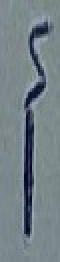
#> input picture data_arabic/01/1_0.jpg, 30 x 131 px (shown 2 times larger); its folder holds only this picture in this run
$ python data_processing.py
#> lines starting #> are read from the running program, lines starting #| are printed output that depends on the picture; after the words box and inside, x2 and y2 are one past the last pixel; in counts of white or black regions, pixels touching at a corner belong together
### getting_data_to_csv.py
from os import listdir, mkdir
from os.path import isdir, join, isfile, splitext
import re
import os
import cv2
import csv
import numpy as np
import pandas as pd
import time

file_data = 'pathes and classes name.csv'
image_size = 64
data_in = 'data_arabic'

#this function to return only the files with (jpg , jpeg , png , bmp ) extensions
def image_files_in_folder(folder):
        return [os.path.join(folder, f) for f in os.listdir(folder) if
                re.match(r'.*\.(jpg|jpeg|png|bmp)', f, flags=re.I)]

def gen_bana_data(data_input ,data_output):

#getting all the folders which exist in this path
#> called with data_input = 'data_arabic', data_output = 'pathes_and_classes_name.csv'
    for x in listdir(data_input):
        join(data_input, x)
#> pass 2 of the loop in gen_bana_data, `for x in listdir(data_input):`:

#open an csv file and writing the names of folders to it
    with open(data_output, 'w', newline='') as file1:
        writer = csv.writer(file1)
        writer.writerow(["Name_of_dir", "path_of_image"])
        for sub_dir in listdir(data_input):
            a = join(data_input, sub_dir)  #merging every path with its root
            if not isdir(join(data_input, sub_dir)): #checking of path validation
                continue
            name_of_dir = sub_dir
            for img_path in image_files_in_folder(join(data_input, sub_dir)):
                writer.writerow(['b'+str(name_of_dir), img_path]) #writing the name of folder and its path to csv file
                image = cv2.imread(img_path)
#> image is the input picture: shape (131, 30, 3); mean B, G, R 134.6, 128.2, 115.8
                if image is None: #checking of images
                    print("Error")
                    continue
#> pass 2 of the loop in gen_bana_data, `for sub_dir in listdir(data_input):`:
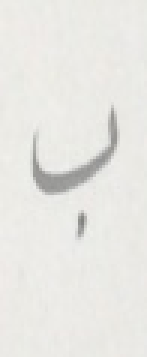
#> input picture data_arabic/02/13304.jpg, 49 x 119 px (shown 3 times larger)
#> in gen_bana_data, image is the input picture: shape (119, 49, 3); mean B, G, R 227.1, 231.3, 232.1
    print("step(gen_bana_data) is -[done]")


# [2 lines that do not run on import are left out]

### data_processing.py
# -*- coding: utf-8 -*-
from getting_data_to_csv import gen_bana_data
import os
import cv2
import csv
import numpy as np
import pandas as pd
import time

file_data = 'pathes_and_classes_name.csv'
image_size = 64
data_in = 'data_arabic'


def load_image_porc(img=None):
#> called with img = 'data_arabic/01/1_0.jpg'
    img = cv2.imread(img)
    gray = cv2.cvtColor(img, cv2.COLOR_BGR2GRAY)
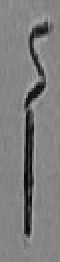
#> gray: shape (131, 30) (shown 2 times larger); min 6, max 176, mean 125.2
    img = cv2.medianBlur(gray,5)
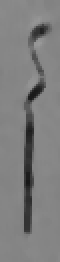
#> img: shape (131, 30) (shown 2 times larger); min 23, max 153, mean 126
    th3 = cv2.adaptiveThreshold(gray,255,cv2.ADAPTIVE_THRESH_GAUSSIAN_C,cv2.THRESH_BINARY,11,5)
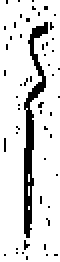
#> th3: shape (131, 30) (shown 2 times larger); 86.7% white; 54 black regions (53 under 20 px), largest, box (x1, y1, x2, y2) and area: (12, 11, 24, 119) 402
    conv = cv2.resize(th3, (image_size, image_size))
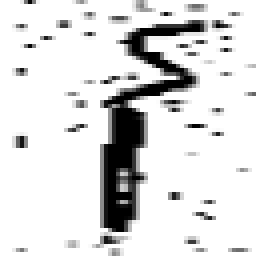
#> conv: shape (64, 64) (shown 4 times larger); min 0, max 255, mean 221.1
    re_shape = conv.reshape((1, image_size * image_size))
    return re_shape

def porc_data_nasser(file_data):
    df = pd.read_csv(file_data)
    images = np.empty((0, image_size * image_size))
    lables = []
    for data in df.values:
        Name_of_dir=data[0]
        path_of_image=data[1]
        ret_img = load_image_porc(img=path_of_image)
        images = np.append(images, ret_img, 0)
        lables.append(Name_of_dir)
#> pass 2 of the loop in porc_data_nasser, `for data in df.values:`:
#> gray: shape (119, 49)
#> img: shape (119, 49)
#> in load_image_porc (call 2), `th3 = cv2.adaptiveThreshold(gray,255,cv2.ADAPTIVE_THRESH_GAUSSIAN_C,cv..`:
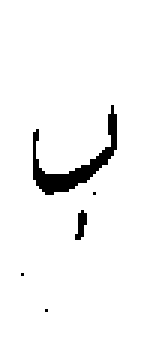
#> th3: shape (119, 49) (shown 3 times larger); 96% white; 5 black regions (3 under 20 px), largest, box (x1, y1, x2, y2) and area: (11, 35, 39, 65) 206, (25, 70, 29, 80) 24
#> in load_image_porc (call 2), `conv = cv2.resize(th3, (image_size, image_size))`:
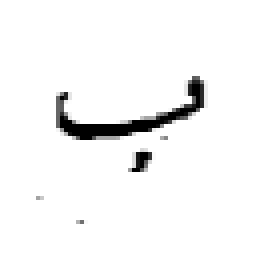
#> conv: shape (64, 64) (shown 4 times larger); min 0, max 255, mean 244.8

    images = np.array(images, np.float32)
    print("step(porc_data) is -[done]")
    return images ,lables

if __name__ == '__main__':
    gen_bana_data(data_in, file_data)  # get Bayan T data &names as csv
    x, y = porc_data_nasser(file_data)  # get Processing in data conv to x,y
#> y = ['b01', 'b02']
    time.sleep(2)
    print(x, y)
#> (printed output is left out)
